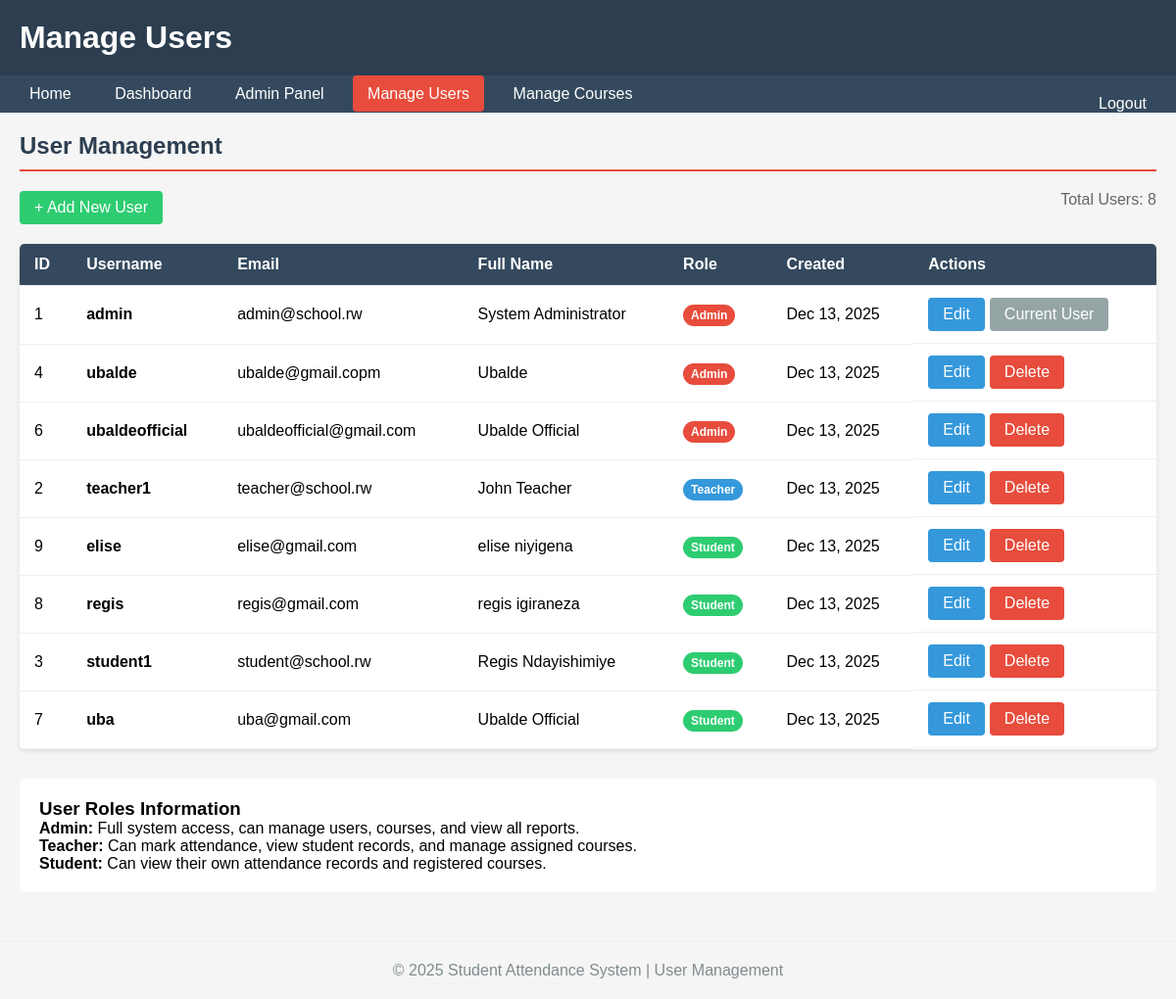
The page /manage_users.php (signed in) on the database its author committed.
### tables this page shows
CREATE TABLE `users` (
  `id` int(11) NOT NULL,
  `username` varchar(50) NOT NULL,
  `email` varchar(100) NOT NULL,
  `password` varchar(255) NOT NULL,
  `role` enum('admin','teacher','student') NOT NULL,
  `full_name` varchar(100) NOT NULL,
  `created_at` timestamp NOT NULL DEFAULT current_timestamp()
);

### manage_users.php (the view, shortened to what this page needs)
<?php
$conn = db_connect();
$action = $_GET['action'] ?? 'list';
switch ($action) {
        ?>
        <?php
    default:
    case 'list':
        try {
            $sql = "SELECT * FROM users ORDER BY role, username";
            $stmt = $conn->query($sql);
            $users = $stmt->fetchAll();
        } catch (PDOException $e) {
            $error = "Error loading users: " . $e->getMessage();
        }
        ?>
        <!DOCTYPE html>
        <html>
        <head>
        </head>
        <body>
            <div class="header">
                <h1>Manage Users</h1>
            </div>
            <div class="nav">
                <a href="index.php">Home</a>
                <a href="dashboard.php">Dashboard</a>
                <a href="admin.php">Admin Panel</a>
                <a href="manage_users.php" style="background:#e74c3c;">Manage Users</a>
                <a href="manage_courses.php">Manage Courses</a>
                <a href="logout.php" style="float:right;">Logout</a>
            </div>
            <div class="container">
                <h2 class="page-title">User Management</h2>
                <div style="margin-bottom: 20px;">
                    <a href="manage_users.php?action=add" class="btn btn-success">+ Add New User</a>
                    <span style="float:right; color:#666;">Total Users: <?php echo count($users); ?></span>
                </div>
                <table class="table">
                    <thead>
                        <tr>
                            <th>ID</th>
                            <th>Username</th>
                            <th>Email</th>
                            <th>Full Name</th>
                            <th>Role</th>
                            <th>Created</th>
                            <th>Actions</th>
                        </tr>
                    </thead>
                    <tbody>
                        <?php foreach ($users as $user):
                            $role_class = "badge-" . $user['role'];
                        ?>
                        <tr>
                            <td><?php echo $user['id']; ?></td>
                            <td><strong><?php echo htmlspecialchars($user['username']); ?></strong></td>
                            <td><?php echo htmlspecialchars($user['email']); ?></td>
                            <td><?php echo htmlspecialchars($user['full_name']); ?></td>
                            <td><span class="badge <?php echo $role_class; ?>"><?php echo ucfirst($user['role']); ?></span></td>
                            <td><?php echo date('M d, Y', strtotime($user['created_at'])); ?></td>
                            <td class="action-buttons">
                                <a href="manage_users.php?action=edit&id=<?php echo $user['id']; ?>" class="btn">Edit</a>
                                <?php if ($user['id'] != $_SESSION['user_id']): ?>
                                    <a href="manage_users.php?action=delete&id=<?php echo $user['id']; ?>"
                                       class="btn btn-danger"
                                       onclick="return confirm('Are you sure you want to delete this user? This action cannot be undone.')">Delete</a>
                                <?php else: ?>
                                    <span class="btn" style="background:#95a5a6; cursor:not-allowed;">Current User</span>
                                <?php endif; ?>
                            </td>
                        </tr>
                        <?php endforeach; ?>
                    </tbody>
                </table>
                <div style="margin-top: 30px; background: white; padding: 20px; border-radius: 5px;">
                    <h3>User Roles Information</h3>
                    <p><strong>Admin:</strong> Full system access, can manage users, courses, and view all reports.</p>
                    <p><strong>Teacher:</strong> Can mark attendance, view student records, and manage assigned courses.</p>
                    <p><strong>Student:</strong> Can view their own attendance records and registered courses.</p>
                </div>
            </div>
            <div class="footer">
                <p>© 2025 Student Attendance System | User Management</p>
            </div>
        </body>
        </html>
        <?php
        break;
}
?>

### manage_users.php (style rules this page uses)
* { margin: 0; padding: 0; box-sizing: border-box; }
body { font-family: Arial, sans-serif; background: #f5f5f5; }
.header { background: #2c3e50; color: white; padding: 20px; }
.nav { background: #34495e; padding: 10px; }
.nav a { color: white; text-decoration: none; padding: 10px 15px; margin: 0 5px; border-radius: 4px; }
.container { max-width: 1200px; margin: 0 auto; padding: 20px; }
.page-title { color: #2c3e50; margin-bottom: 20px; padding-bottom: 10px; border-bottom: 2px solid #e74c3c; }
.table { width: 100%; border-collapse: collapse; background: white; border-radius: 5px; overflow: hidden; box-shadow: 0 2px 5px rgba(0,0,0,0.1); }
.table th, .table td { padding: 12px 15px; text-align: left; border-bottom: 1px solid #eee; }
.table th { background: #34495e; color: white; }
.btn { background: #3498db; color: white; padding: 8px 15px; text-decoration: none; border-radius: 4px; display: inline-block; }
.btn-success { background: #2ecc71; }
.btn-danger { background: #e74c3c; }
.badge { padding: 4px 8px; border-radius: 12px; font-size: 12px; font-weight: bold; }
.badge-admin { background: #e74c3c; color: white; }
.badge-teacher { background: #3498db; color: white; }
.badge-student { background: #2ecc71; color: white; }
.action-buttons { display: flex; gap: 5px; }
.footer { text-align: center; padding: 20px; margin-top: 30px; color: #7f8c8d; border-top: 1px solid #eee; }

### rows shown on the page
users: id "1", username "admin", email "admin@school.rw", full_name "System Administrator", role "Admin", created_at "Dec 13, 2025", shows "Current User"
users: id "4", username "ubalde", email "ubalde@gmail.copm", full_name "Ubalde", role "Admin", created_at "Dec 13, 2025"
users: id "6", username "ubaldeofficial", email "ubaldeofficial@gmail.com", full_name "Ubalde Official", role "Admin", created_at "Dec 13, 2025"
users: id "2", username "teacher1", email "teacher@school.rw", full_name "John Teacher", role "Teacher", created_at "Dec 13, 2025"
users: id "9", username "elise", email "elise@gmail.com", full_name "elise niyigena", role "Student", created_at "Dec 13, 2025"
users: id "8", username "regis", email "regis@gmail.com", full_name "regis igiraneza", role "Student", created_at "Dec 13, 2025"
users: id "3", username "student1", email "student@school.rw", full_name "Regis Ndayishimiye", role "Student", created_at "Dec 13, 2025"
users: id "7", username "uba", email "uba@gmail.com", full_name "Ubalde Official", role "Student", created_at "Dec 13, 2025"

### other values the page prints
count($users) "8"
